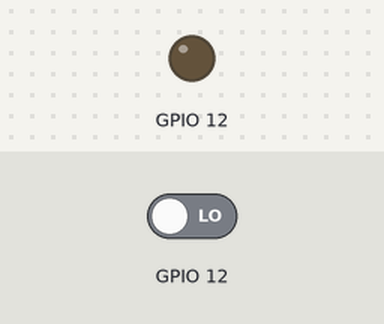
A program run on a simulated Raspberry Pi (BCM pin numbers). On the bench: output pins drawn as LEDs (lit = HIGH). The test bench sets the inputs (shaded band); at power-on: GPIO 12 LOW.

Above: at 0.1 s.
At 1.1 s:
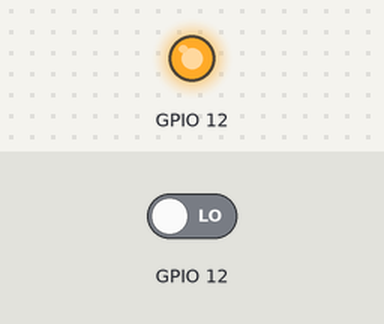
Timing chart, 0 to 2.6 s (numbered marks = the images above):
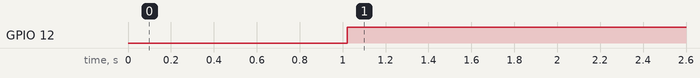

The program:

dht11.py
```python
# -*- coding: utf-8 -*-

import RPi.GPIO as gpio
import time
import requests
import json

def get_dht():
	# have to delay 1s to
	time.sleep(1)

	data=[]
	j=0
	#start work have low delay > 18ms
	gpio.setup(12,gpio.OUT)
	gpio.output(12,gpio.LOW)
	time.sleep(0.02)
	gpio.output(12,gpio.HIGH)
	#have high 20ms-40ms
	for i in range(40):
		pass

	#wait to response
	gpio.setup(12,gpio.IN)


	while gpio.input(12)==1:
		continue


	while gpio.input(12)==0:
		continue

	while gpio.input(12)==1:
		continue
	#get data

	while j<40:
		k=0
		while gpio.input(12)==0: #low start
			continue

		while gpio.input(12)==1:
			k+=1
			if k>150:break  # 26us-28us is 0, 70us is 1
		if k<22:
			data.append(0)
		else:
			data.append(1)
		j+=1

	#get temperature
	humidity_bit=data[0:8]
	humidity_point_bit=data[8:16]
	temperature_bit=data[16:24]
	temperature_point_bit=data[24:32]
	check_bit=data[32:40]

	humidity=0
	humidity_point=0
	temperature=0
	temperature_point=0
	check=0


	for i in range(8):
		humidity+=humidity_bit[i]*2**(7-i)
		humidity_point+=humidity_point_bit[i]*2**(7-i)
		temperature+=temperature_bit[i]*2**(7-i)
		temperature_point+=temperature_point_bit[i]*2**(7-i)
		check+=check_bit[i]*2**(7-i)

	tmp=humidity+humidity_point+temperature+temperature_point
	if check==tmp and humidity!=0:
		return temperature, humidity
	else:
		print "something is worong!",humidity,humidity_point,temperature,temperature_point,check
		return False

if __name__ == '__main__':
	gpio.setwarnings(False)
	gpio.setmode(gpio.BCM)

	temp, humi = get_dht()
	while temp == False:
		time.sleep(2)
		temp, humi = get_dht()
	print "temperature is", temp,"wet is",humi,"%"

	apiurl = 'http://api.yeelink.net/v1.1/device/349618/sensor/391878/datapoints'
	apiheaders = {'U-Apikey': '', 'content-type': 'application/json'}
	payload = {'value': temp}
	r = requests.post(apiurl, headers=apiheaders, data=json.dumps(payload))

	print 'response status: %d' %r.status_code

	apiurl = 'http://api.yeelink.net/v1.1/device/349618/sensor/391879/datapoints'
	apiheaders = {'U-Apikey': '', 'content-type': 'application/json'}
	payload = {'value': humi}
	r = requests.post(apiurl, headers=apiheaders, data=json.dumps(payload))

	print 'response status: %d' %r.status_code
```

Measured:
- by itself, GPIO 12: LOW → HIGH at 1.0 s
